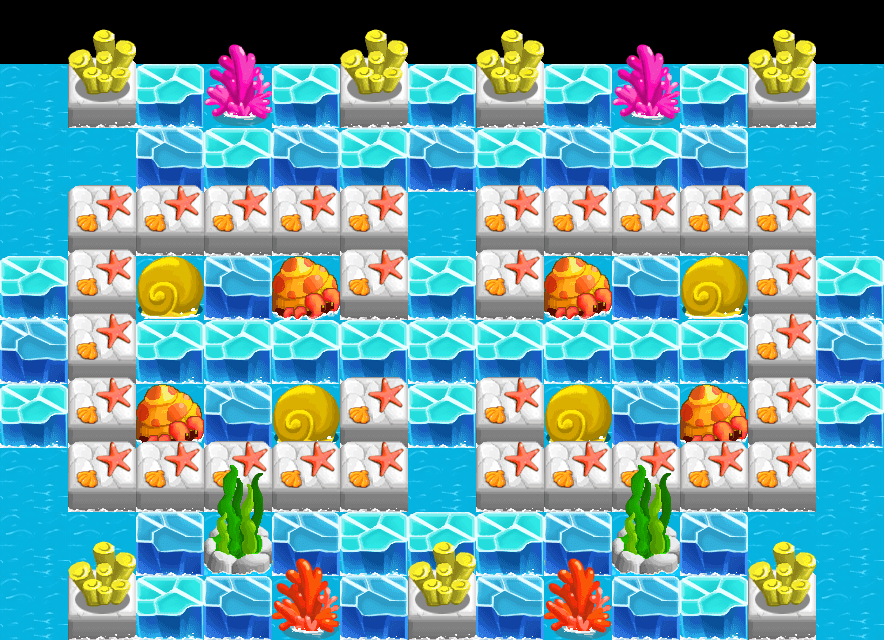

Tiled map render using the project's own tile images. Description and the map definition, with tile-layer contents summarised, below:
An orthogonal 13x10 tile map with 68x64 px tiles, 4 tile layers (bg, item, wall, fg) and 2 objects (player1, player2).

<map version="1.0" orientation="orthogonal" renderorder="right-down" width="13" height="10" tilewidth="68" tileheight="64" nextobjectid="6">
 <tileset firstgid="1" name="ice" tilewidth="68" tileheight="64" tilecount="35" columns="5">
  <image source="ice.png" width="340" height="448" />
  <tile id="3">
   <properties>
    <property name="block" value="1" />
   </properties>
  </tile>
  <tile id="4">
   <properties>
    <property name="block" value="1" />
   </properties>
  </tile>
  <tile id="5">
   <properties>
    <property name="block" value="1" />
   </properties>
  </tile>
  <tile id="6">
   <properties>
    <property name="block" value="1" />
   </properties>
  </tile>
  <tile id="7">
   <properties>
    <property name="block" value="1" />
   </properties>
  </tile>
  <tile id="9">
   <properties>
    <property name="anim" value="2" />
    <property name="dir" value="up" />
   </properties>
  </tile>
  <tile id="10">
   <properties>
    <property name="block" value="1" />
   </properties>
  </tile>
  <tile id="11">
   <properties>
    <property name="block" value="1" />
   </properties>
  </tile>
  <tile id="15">
   <properties>
    <property name="block" value="1" />
   </properties>
  </tile>
  <tile id="16">
   <properties>
    <property name="block" value="1" />
   </properties>
  </tile>
  <tile id="17">
   <properties>
    <property name="block" value="1" />
    <property name="move" value="1" />
   </properties>
  </tile>
  <tile id="25">
   <properties>
    <property name="block" value="1" />
   </properties>
  </tile>
  <tile id="26">
   <properties>
    <property name="block" value="1" />
   </properties>
  </tile>
  <tile id="30">
   <properties>
    <property name="anim" value="5" />
    <property name="dir" value="up" />
   </properties>
  </tile>
 </tileset>
 <layer name="bg" width="13" height="10">
  <data>[130 cells, 117 non-empty, 1 distinct tile ids]</data>
 </layer>
 <layer name="item" width="13" height="10">
  <data>[130 cells, 56 non-empty, 4 distinct tile ids]</data>
 </layer>
 <layer name="wall" width="13" height="10">
  <data>[130 cells, 43 non-empty, 5 distinct tile ids]</data>
 </layer>
 <layer name="fg" width="13" height="10">
  <data>[130 cells, 43 non-empty, 5 distinct tile ids]</data>
 </layer>
 <objectgroup name="players">
  <object id="1" name="player1" x="32" y="92">
   <properties>
    <property name="playertype" value="player" />
   </properties>
  </object>
  <object id="2" name="player2" x="37" y="607">
   <properties>
    <property name="playertype" value="npc2" />
   </properties>
  </object>
 </objectgroup>
</map>